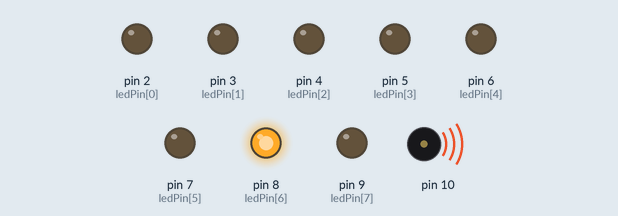
The sketch below on a simulated Arduino Uno, built with avr-gcc and run on an emulated ATmega328P. Parts: output pins drawn as LEDs (lit = HIGH), buzzer (waves = sounding).

Above: at 0.12 s.
At 0.61 s:
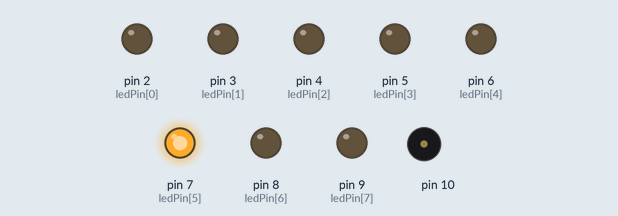
At 0.93 s:
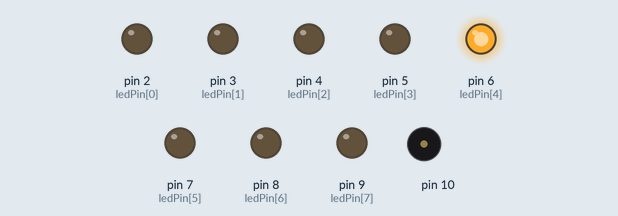
At 1.58 s:
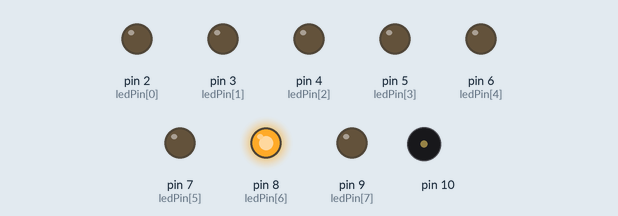
At 3.05 s:
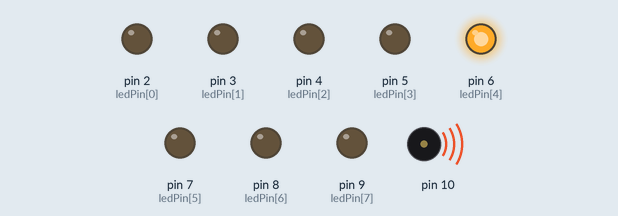
At 5.01 s:
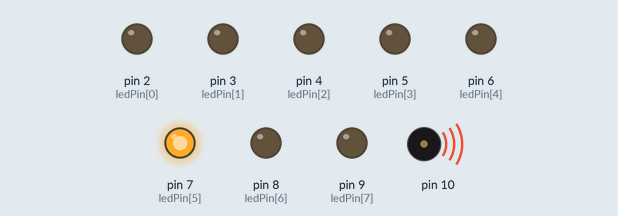
Timing chart, 0 to 5.3 s (numbered marks = the images above):
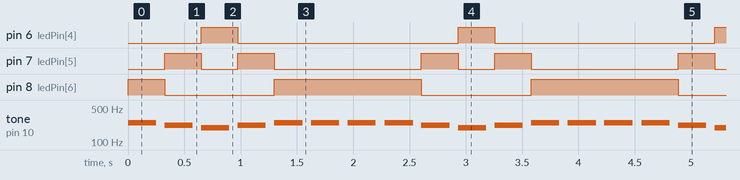

Measured:
- by itself, pin 6 (ledPin[4]): alternates HIGH for 0.33 s and LOW for 2.0 s
- by itself, pin 7 (ledPin[5]): repeats every 2.3 s: LOW 0.33 s, HIGH 0.33 s, LOW 1.3 s, HIGH 0.33 s
- by itself, pin 8 (ledPin[6]): repeats every 2.3 s: LOW 0.98 s, HIGH 1.3 s
- by itself, tone on pin 10: repeats every 2.3 s: silent 0.08 s, 220 Hz 0.25 s, silent 0.08 s, 196 Hz 0.25 s, silent 0.08 s, 220 Hz 0.25 s, 4 × (silent 0.08 s, 247 Hz 0.25 s)

The sketch:

0603_2_.ino
```cpp
// C++ code
//
#define NOTE_C3 131
#define NOTE_D3 147
#define NOTE_E3 165
#define NOTE_F3 175
#define NOTE_G3 196
#define NOTE_A3 220
#define NOTE_B3 247
#define NOTE_C4 262

int melody[] =
{
  NOTE_B3,NOTE_A3,NOTE_G3,NOTE_A3,NOTE_B3,NOTE_B3,NOTE_B3
};

int noteDurations[] =
{
  4,4,4,4,4,4,4
};

int ledPin[8]={2,3,4,5,6,7,8,9};
int ledState =0;
void setup()
{
  pinMode(10,INPUT);
  pinMode(ledPin[0],OUTPUT);
  pinMode(ledPin[1],OUTPUT);
  pinMode(ledPin[2],OUTPUT);
  pinMode(ledPin[3],OUTPUT);
  pinMode(ledPin[4],OUTPUT);
  pinMode(ledPin[5],OUTPUT);
  pinMode(ledPin[6],OUTPUT);
  pinMode(ledPin[7],OUTPUT);
}

void loop()
{
  int thisNote = 0;
  int noteDuration;
  int pauseBetweenNotes;
  for( thisNote = 0;thisNote < 8;thisNote++)
  {
    if(melody[thisNote] == NOTE_C3){
    digitalWrite(ledPin[0],HIGH);
    ledState=ledPin[0];
    }else if(melody[thisNote] == NOTE_D3){
      digitalWrite(ledPin[1],HIGH);
      ledState=ledPin[1];
    }else if(melody[thisNote] == NOTE_E3){
      digitalWrite(ledPin[2],HIGH);
      ledState=ledPin[2];
    }else if(melody[thisNote] == NOTE_F3){
      digitalWrite(ledPin[3],HIGH);
      ledState=ledPin[3];
    }else if(melody[thisNote] == NOTE_G3){
      digitalWrite(ledPin[4],HIGH);
      ledState=ledPin[4];
    }else if(melody[thisNote] == NOTE_A3){
      digitalWrite(ledPin[5],HIGH);
      ledState=ledPin[5];
    }else if(melody[thisNote] == NOTE_B3){
      digitalWrite(ledPin[6],HIGH);
      ledState=ledPin[6];
    }else if(melody[thisNote] == NOTE_C4){
      digitalWrite(ledPin[7],HIGH);
      ledState=ledPin[7];
    }

    noteDuration = 1000 / noteDurations[thisNote];
    tone(10,melody[thisNote],noteDuration);
    pauseBetweenNotes = noteDuration*1.3;
    delay(pauseBetweenNotes);
    noTone(10);

    digitalWrite(ledState,LOW);
  }

}
```
